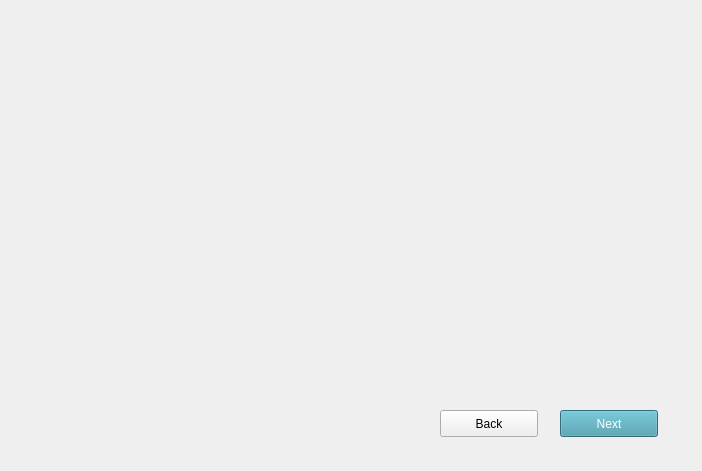
<?xml version="1.0" encoding="UTF-8"?>
<ui version="4.0">
 <class>dependencyForm</class>
 <widget class="QWidget" name="dependencyForm">
  <property name="geometry">
   <rect>
    <x>0</x>
    <y>0</y>
    <width>702</width>
    <height>471</height>
   </rect>
  </property>
  <property name="windowTitle">
   <string>Form</string>
  </property>
  <widget class="QPushButton" name="FourthNextBtn">
   <property name="geometry">
    <rect>
     <x>560</x>
     <y>410</y>
     <width>98</width>
     <height>27</height>
    </rect>
   </property>
   <property name="styleSheet">
    <string notr="true">background: #4499aa; color: white</string>
   </property>
   <property name="text">
    <string>Next</string>
   </property>
  </widget>
  <widget class="QPushButton" name="thirdBackBtn">
   <property name="geometry">
    <rect>
     <x>440</x>
     <y>410</y>
     <width>98</width>
     <height>27</height>
    </rect>
   </property>
   <property name="text">
    <string>Back</string>
   </property>
  </widget>
 </widget>
 <resources/>
 <connections/>
</ui>
